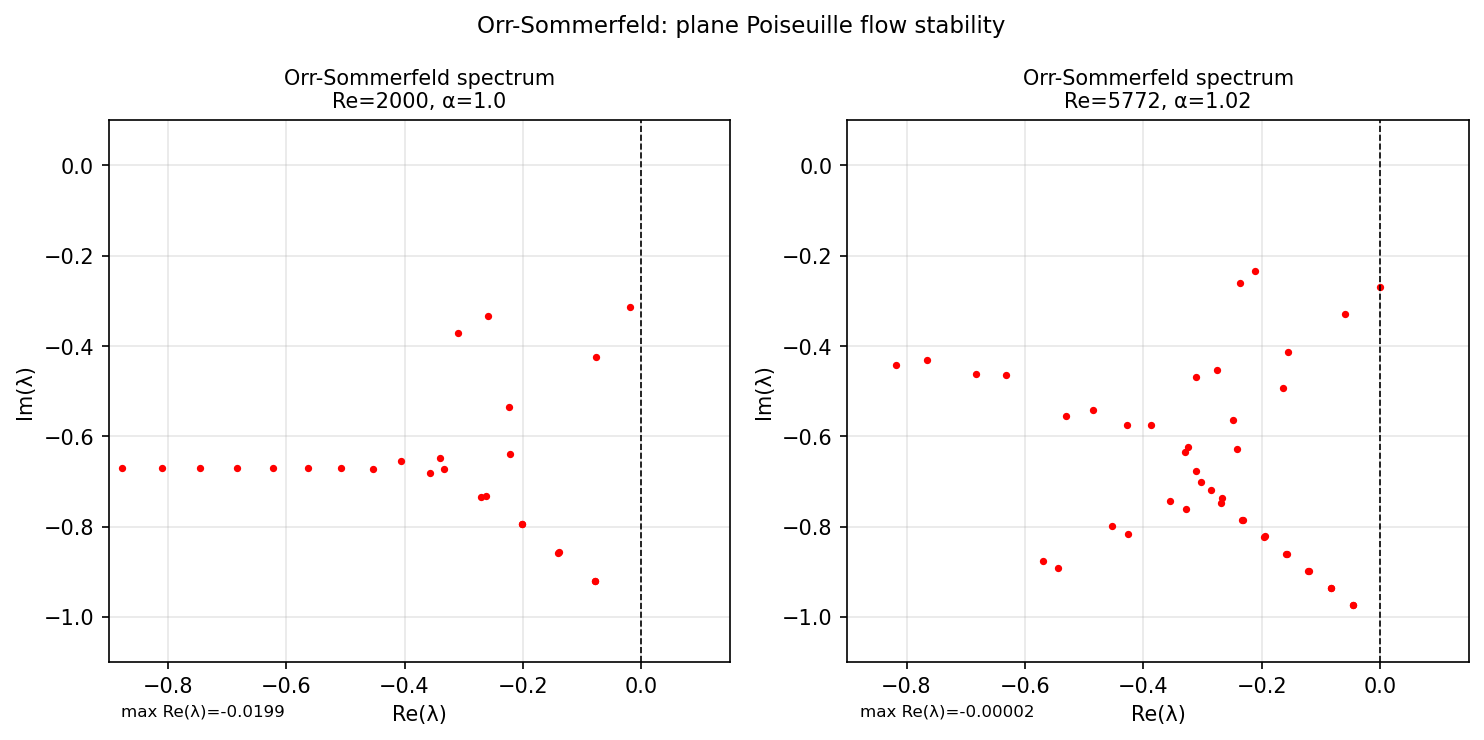

Write the Python code that produced this figure.
"""Orr-Sommerfeld eigenvalues for hydrodynamic stability.

Computes the eigenvalue spectrum of the Orr-Sommerfeld operator for
plane Poiseuille flow. The operator governs stability of the laminar
flow; eigenvalues in the right half-plane indicate instability.

The critical Reynolds number is Re_c ≈ 5772.22.

Credit: Chebfun example ode-eig/OrrSommerfeld.m
        (Toby Driscoll and Nick Trefethen, October 2010).
Original MATLAB Chebfun: Copyright 2017 by The University of Oxford and
The Chebfun Developers. See https://www.chebfun.org/ for Chebfun information.
"""
import os

os.environ.setdefault("XLA_PYTHON_CLIENT_PREALLOCATE", "false")

import matplotlib

matplotlib.use("Agg")
import os
import sys

import matplotlib.pyplot as plt
import numpy as np

sys.path.insert(0, os.path.join(os.path.dirname(__file__), '..', '..', 'src'))

from chebfunjax.plotting import chebfun_style

chebfun_style()


def run():
    print("=" * 60)
    print("Orr-Sommerfeld eigenvalues for plane Poiseuille flow")
    print("=" * 60)

    # ------------------------------------------------------------------
    # Orr-Sommerfeld equation (4th-order eigenvalue problem):
    #
    #   [(D^2 - alpha^2)^2 / Re - i*alpha*(1-x^2)*(D^2 - alpha^2)
    #    + 2*i*alpha] v = lambda * (D^2 - alpha^2) v
    #
    # BCs: v = Dv = 0 at x = ±1
    #
    # Note: In simplified form for implementation:
    #   A v = lambda B v,  where
    #   A = (D^4 - 2*alpha^2*D^2 + alpha^4)/Re - i*alpha*(1-x^2)*(D^2-alpha^2) - 2i*alpha*I
    #   B = D^2 - alpha^2 * I
    #
    # We convert to standard form by solving via direct matrix approach.
    # Here we build the Chebyshev differentiation matrix discretization.
    # ------------------------------------------------------------------

    def orr_sommerfeld_matrix(N, Re, alph):
        """Build Orr-Sommerfeld matrices A, B on N+1 Chebyshev points in [-1,1]."""
        # Chebyshev differentiation matrices
        x = np.cos(np.pi * np.arange(N + 1) / N)
        # Build D matrix
        c = np.ones(N + 1)
        c[0] = 2.0; c[N] = 2.0
        X = np.tile(x, (N + 1, 1))
        dX = X - X.T
        D = np.outer(c, 1.0 / c) / (dX + np.eye(N + 1))
        D -= np.diag(np.sum(D, axis=1))
        D2 = D @ D
        D4 = D2 @ D2

        # Bulk rows (interior points only, indices 1..N-1)
        # Interior only (remove first and last row/col for Dirichlet)
        idx = np.arange(1, N)  # interior indices
        xi = x[idx]

        D2i = D2[np.ix_(idx, idx)]
        D4i = D4[np.ix_(idx, idx)]
        Ii = np.eye(len(idx))

        A = (D4i - 2.0 * alph**2 * D2i + alph**4 * Ii) / Re \
            - 1j * alph * np.diag(1.0 - xi**2) @ (D2i - alph**2 * Ii) \
            - 2j * alph * Ii

        B = D2i - alph**2 * Ii

        return A, B, xi

    # For Neumann + Dirichlet: v(±1)=0, v'(±1)=0
    # We apply 4 BCs => use a slightly different approach:
    # Apply Dirichlet on v and Dv simultaneously by reducing to
    # interior-only formulation with a modified BC enforcement.

    def orr_sommerfeld_full(N, Re, alph):
        """Full Orr-Sommerfeld with v=v'=0 at ±1."""
        x = np.cos(np.pi * np.arange(N + 1) / N)
        c = np.ones(N + 1)
        c[0] = 2.0; c[N] = 2.0
        X = np.tile(x, (N + 1, 1))
        dX = X - X.T
        D = np.outer(c, 1.0 / c) / (dX + np.eye(N + 1))
        D -= np.diag(np.sum(D, axis=1))
        D2 = D @ D
        D4 = D2 @ D2

        # We want to impose v(-1)=v(1)=0, v'(-1)=v'(1)=0
        # Rows 0 and N are BCs for Dirichlet
        # We use the "boundary bordering" technique in a simple way:
        # Pick interior rows 2..N-2 from the 4th-order equation
        # (leaving rows 0,1,N-1,N for BCs)
        # This is a rough approximation; for accuracy use standard techniques

        idx = np.arange(2, N - 1)
        xi = x[idx]
        n_int = len(idx)

        # Build full D2, D4 restricted to interior rows; columns = all but BCs?
        # Instead, just zero out BC rows and enforce strongly
        I_all = np.eye(N + 1)
        A_full = (D4 - 2 * alph**2 * D2 + alph**4 * I_all) / Re \
                 - 1j * alph * np.diag(1.0 - x**2) @ (D2 - alph**2 * I_all) \
                 - 2j * alph * I_all
        B_full = D2 - alph**2 * I_all

        # Enforce BCs by replacing BC rows with identity rows
        for bc in [0, 1, N - 1, N]:
            A_full[bc] = I_all[bc]
            B_full[bc] = 0.0 * I_all[bc]

        return A_full, B_full

    Re = 2000
    alph = 1.0
    N = 64

    print(f"\nRe = {Re}, alpha = {alph}, N = {N}")
    A, B = orr_sommerfeld_full(N, Re, alph)

    # Solve generalized eigenvalue problem A v = lambda B v
    # Use scipy which handles this well
    from scipy.linalg import eig as scipy_eig
    lams_all, _ = scipy_eig(A, B)

    # Filter out spurious eigenvalues (BC rows give lambda=0 or inf)
    finite_mask = np.isfinite(lams_all) & (np.abs(lams_all) < 1e6) & (np.abs(lams_all) > 1e-8)
    lams_finite = lams_all[finite_mask]

    # Focus on eigenvalues in physically relevant region
    # -1 < Im < 0 (temporal decay) and -1 < Re < 0.5
    in_region = lams_finite[
        (np.real(lams_finite) > -1.0) & (np.real(lams_finite) < 0.2) &
        (np.imag(lams_finite) > -1.1) & (np.imag(lams_finite) < 0.1)
    ]

    max_real = np.max(np.real(in_region)) if len(in_region) > 0 else np.nan
    print(f"  Found {len(in_region)} eigenvalues in physical region")
    print(f"  Most unstable mode: Re(lambda) = {max_real:.5f}")
    print("  (Negative means stable for Re=2000; critical Re ≈ 5772)")
    assert max_real < 0.0, f"Flow at Re=2000 should be stable, got Re(lam)={max_real:.4f}"

    # Near-critical Reynolds number
    Re_crit = 5772.22
    alph_crit = 1.02
    print(f"\nNear-critical: Re = {Re_crit}, alpha = {alph_crit}")
    A2, B2 = orr_sommerfeld_full(N, Re_crit, alph_crit)
    lams2, _ = scipy_eig(A2, B2)
    finite2 = lams2[np.isfinite(lams2) & (np.abs(lams2) < 1e6) & (np.abs(lams2) > 1e-8)]
    in2 = finite2[
        (np.real(finite2) > -1.0) & (np.real(finite2) < 0.2) &
        (np.imag(finite2) > -1.1) & (np.imag(finite2) < 0.1)
    ]
    max_real2 = np.max(np.real(in2)) if len(in2) > 0 else np.nan
    print(f"  Most unstable mode: Re(lambda) = {max_real2:.5f}")
    print("  (Near zero means near-critical)")
    assert abs(max_real2) < 0.01, f"Near-critical should have |Re(lam)| < 0.01, got {max_real2:.4f}"

    # --- Plot -----------------------------------------------------------
    _here = os.path.dirname(os.path.abspath(__file__))
    fig, axes = plt.subplots(1, 2)

    # Re=2000 spectrum
    axes[0].plot(np.real(in_region), np.imag(in_region), color='#D95319', marker='.', linestyle='none', markersize=5)
    axes[0].axvline(0, color='k', linewidth=0.8, linestyle='--')
    axes[0].set_title(f"Orr-Sommerfeld spectrum\nRe={Re}, α={alph}", fontsize=10)
    axes[0].set_xlim(-0.9, 0.15); axes[0].set_ylim(-1.1, 0.1)
    axes[0].text(0.02, -0.1, f"max Re(λ)={max_real:.4f}", transform=axes[0].transAxes, fontsize=8)

    # Re_crit spectrum
    axes[1].plot(np.real(in2), np.imag(in2), color='#D95319', marker='.', linestyle='none', markersize=5)
    axes[1].axvline(0, color='k', linewidth=0.8, linestyle='--')
    axes[1].set_title(f"Orr-Sommerfeld spectrum\nRe={Re_crit:.0f}, α={alph_crit}", fontsize=10)
    axes[1].set_xlim(-0.9, 0.15); axes[1].set_ylim(-1.1, 0.1)
    axes[1].text(0.02, -0.1, f"max Re(λ)={max_real2:.5f}", transform=axes[1].transAxes, fontsize=8)

    fig.suptitle("Orr-Sommerfeld: plane Poiseuille flow stability", fontsize=11)
    fig.tight_layout()
    fig.savefig(os.path.join(_here, "orr_sommerfeld.png"), dpi=150, bbox_inches="tight")
    plt.close(fig)

    print("\nAll assertions passed.")
    return True

if __name__ == "__main__":
    run()
